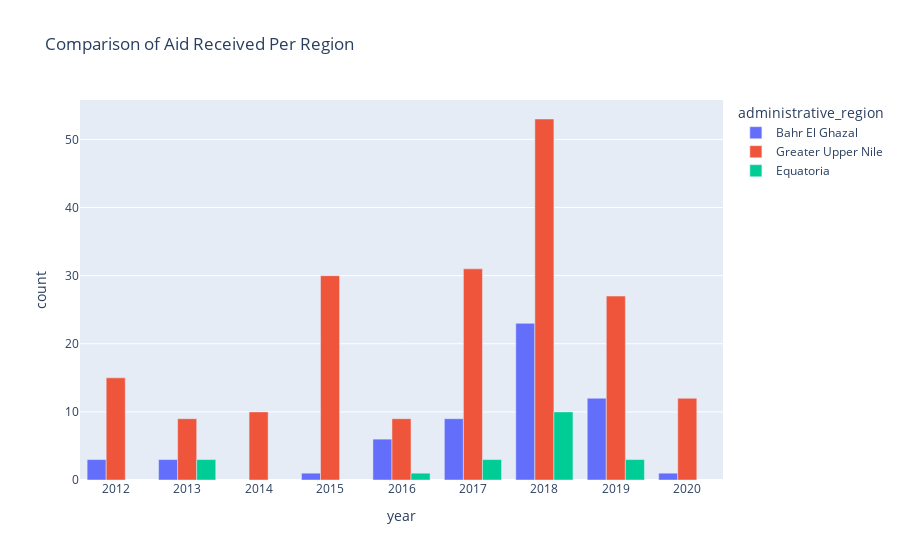

The code cell stored with this chart in its notebook:
### Code cell
received_aids = e[e['ha']=="1.0"]
occurence = received_aids[['year','administrative_region', 'ha']].value_counts()
occurence = occurence.to_frame(name='count').reset_index().sort_values(by='year')
fig_aid = px.bar(occurence, color="administrative_region", y="count", x="year", barmode="group", title='Comparison of Aid Received Per Region')
fig_aid.show()

### Figure 1 — Plotly figure (JSON) as saved in the notebook; plotly's stock layout.template omitted (floating-point values rounded to 4 significant figures)
{"data": [{"alignmentgroup": "True", "hovertemplate": "administrative_region=Bahr El Ghazal<br>year=%{x}<br>count=%{y}<extra></extra>", "legendgroup": "Bahr El Ghazal", "marker": {"color": "#636efa", "pattern": {"shape": ""}}, "name": "Bahr El Ghazal", "offsetgroup": "Bahr El Ghazal", "orientation": "v", "showlegend": true, "textposition": "auto", "type": "bar", "x": [2012, 2013, 2015, 2016, 2017, 2018, 2019, 2020], "xaxis": "x", "y": [3, 3, 1, 6, 9, 23, 12, 1], "yaxis": "y"}, {"alignmentgroup": "True", "hovertemplate": "administrative_region=Greater Upper Nile<br>year=%{x}<br>count=%{y}<extra></extra>", "legendgroup": "Greater Upper Nile", "marker": {"color": "#EF553B", "pattern": {"shape": ""}}, "name": "Greater Upper Nile", "offsetgroup": "Greater Upper Nile", "orientation": "v", "showlegend": true, "textposition": "auto", "type": "bar", "x": [2012, 2013, 2014, 2015, 2016, 2017, 2018, 2019, 2020], "xaxis": "x", "y": [15, 9, 10, 30, 9, 31, 53, 27, 12], "yaxis": "y"}, {"alignmentgroup": "True", "hovertemplate": "administrative_region=Equatoria<br>year=%{x}<br>count=%{y}<extra></extra>", "legendgroup": "Equatoria", "marker": {"color": "#00cc96", "pattern": {"shape": ""}}, "name": "Equatoria", "offsetgroup": "Equatoria", "orientation": "v", "showlegend": true, "textposition": "auto", "type": "bar", "x": [2013, 2016, 2017, 2018, 2019], "xaxis": "x", "y": [3, 1, 3, 10, 3], "yaxis": "y"}], "layout": {"barmode": "group", "legend": {"title": {"text": "administrative_region"}, "tracegroupgap": 0}, "title": {"text": "Comparison of Aid Received Per Region"}, "xaxis": {"anchor": "y", "domain": [0, 1], "title": {"text": "year"}}, "yaxis": {"anchor": "x", "domain": [0, 1], "title": {"text": "count"}}}}
